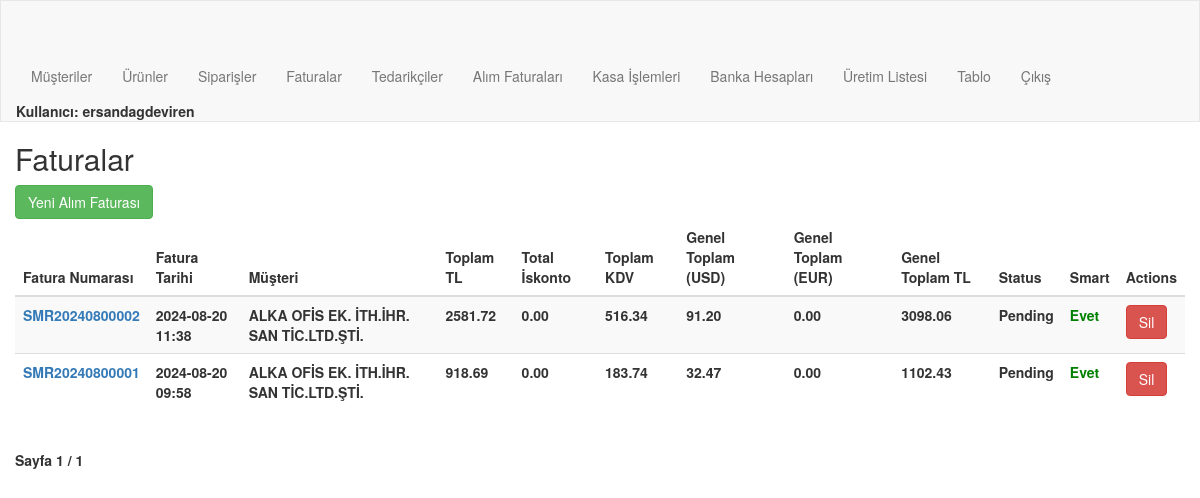
Page /order/invoices/ (signed in) on the committed database.
### order/models.py (models this page shows, shortened)
class Invoice(models.Model):
    invoice_number = models.CharField(max_length=20, unique=True, blank=True)
    order = models.OneToOneField(Order, on_delete=models.CASCADE, related_name="invoice")
    invoice_date = models.DateTimeField(auto_now_add=True)
    billing_address = models.CharField(max_length=250, blank=True)
    total_amount = models.DecimalField(max_digits=10, decimal_places=2, blank=True, default=0)
    total_discount = models.DecimalField(max_digits=10, decimal_places=2, blank=True, default=0)
    tax_amount = models.DecimalField(max_digits=10, decimal_places=2, blank=True, default=0)
    grand_total = models.DecimalField(max_digits=10, decimal_places=2, blank=True, default=0)
    grand_total_USD = models.DecimalField(max_digits=10, decimal_places=2, blank=True, default=0)
    grand_total_EUR = models.DecimalField(max_digits=10, decimal_places=2, blank=True, default=0)
    status = models.CharField(max_length=50, default='Pending')
    published = models.BooleanField(default=False)

class Order(models.Model):
    order_number = models.CharField(max_length=20, unique=True, blank=True)
    customer = models.ForeignKey(Customer, on_delete=models.PROTECT, related_name="customer_orders")
    date = models.DateTimeField(auto_now_add=True)
    user = models.ForeignKey(User, on_delete=models.CASCADE, related_name="user_orders")
    is_billed = models.BooleanField(default=False)

class Customer(models.Model):
    user = models.ForeignKey(User, on_delete=models.CASCADE, related_name="user_customers",blank=True,null=True)
    customerCode = models.CharField(max_length=50)
    companyName = models.CharField(max_length=50)
    taxOffice = models.CharField(max_length=50)
    tax_number = models.CharField(max_length=50, blank=True)
    name = models.CharField(max_length=50, blank=True)
    middleName = models.CharField(max_length=50, blank=True)
    surname = models.CharField(max_length=50, blank=True)
    city = models.CharField(max_length=50)
    district = models.CharField(max_length=50)
    adress = models.CharField(max_length=250, blank=True)
    shipping_adress=models.CharField(max_length=250, blank=True)
    country = models.CharField(max_length=50, blank=True, default="Türkiye")
    email = models.EmailField(blank=True)
    telephone = models.CharField(max_length=11, blank=True)
    customerType = models.CharField(max_length=50, blank=True)
    contactPerson = models.CharField(max_length=50, blank=True)
    E_invoice=models.BooleanField(default=True)
    def __str__(self):
        return self.companyName

### order/views.py (the view, shortened to what this page needs)
# urls.py: path('invoices/', views.invoice_list, name='invoice_list'),
@login_required
@user_passes_test(is_admin)
def invoice_list(request):
    invoices = Invoice.objects.all().order_by('-invoice_date')
    paginator = Paginator(invoices, 50)  # Show 20 invoices per page
    page_number = request.GET.get('page')
    page_obj = paginator.get_page(page_number)
    return render(request, 'order/invoice_list.html', {'page_obj': page_obj})

### order/views.py (called while the page is built)
def is_admin(user):
    return user.is_authenticated and user.is_staff

### order/Templates/order/invoice_list.html (shortened to what this page needs)
{% extends "order/navbar.html" %}
{% block content %}
    <h2>Faturalar</h2>
    <a href="{% url 'order:loc_supplier_list' %}" class="btn btn-success mb-2">Yeni Alım Faturası</a>
    <table class="table table-striped">
        <thead>
            <tr>
                <th>Fatura Numarası</th>
                <th>Fatura Tarihi</th>
                <th>Müşteri</th>
                <th>Toplam TL</th>
                <th>Total İskonto</th>
                <th>Toplam KDV</th>
                <th>Genel Toplam (USD)</th>
                <th>Genel Toplam (EUR)</th>
                <th>Genel Toplam TL</th>
                <th>Status</th>
                <th>Smart</th>
                <th>Actions</th>
            </tr>
        </thead>
        <tbody>
            {% for invoice in page_obj %}
                <tr>
                    <td><a href="{% url 'order:invoice_detail' invoice.invoice_number %}">{{ invoice.invoice_number }}</a></td>
                    <td>{{ invoice.invoice_date|date:"Y-m-d H:i" }}</td>
                    <td>{{ invoice.order.customer }}</td>
                    <td>{{ invoice.total_amount }}</td>
                    <td>{{ invoice.total_discount }}</td>
                    <td>{{ invoice.tax_amount }}</td>
                    <td>{{ invoice.grand_total_USD }}</td>
                    <td>{{ invoice.grand_total_EUR }}</td>
                    <td><b>{{ invoice.grand_total }}</b></td>
                    <td>{{ invoice.status }}</td>
                    {% if invoice.published %}
                        <td style="color:green;">Evet</td>
                    {% else %}
                        <td>Hayır</td>
                    {% endif %}
                    <td>
                        <form method="POST" onsubmit="return confirmDelete();">
                            <button type="submit" name="delete_invoice" class="btn btn-danger">Sil</button>
                        </form>
                    </td>
                </tr>
            {% endfor %}
        </tbody>
    </table>
    <div class="pagination">
        <span class="step-links">
            <span class="current">
                Sayfa {{ page_obj.number }} / {{ page_obj.paginator.num_pages }}
            </span>
        </span>
    </div>
{% endblock %}

### order/Templates/order/navbar.html (shortened to what this page needs)
<!DOCTYPE html>
{% load static %}
<html lang="en">
<head>
    <link rel="stylesheet" href="https://maxcdn.bootstrapcdn.com/bootstrap/3.3.7/css/bootstrap.min.css">
</head>
<body>
    <nav class="navbar navbar-default">
        <div class="container-custom">
            <div class="navbar-header">
                <a class="navbar-brand brand-font" href="{% url 'order:main' %}">
                </a>
            </div>
            <ul class="nav navbar-nav navbar-right">
                {% if user.is_authenticated %}
                    {% if user.is_staff %}
                        <li><a href="{% url 'order:customer_listed' %}">Müşteriler</a></li>
                        <li><a href="{% url 'order:search' %}">Ürünler</a></li>
                        <li><a href="{% url 'order:order_list' %}">Siparişler</a></li>
                        <li><a href="{% url 'order:invoice_list' %}">Faturalar</a></li>
                        <li><a href="{% url 'order:supplier_listed' %}">Tedarikçiler</a></li>
                        <li><a href="{% url 'order:buying_invoice_list' %}">Alım Faturaları</a></li>
                        <li><a href="{% url 'order:payment_receipt_list' %}">Kasa İşlemleri</a></li>
                        <li><a href="{% url 'order:accounts_list' %}">Banka Hesapları</a></li>
                        <li><a href="{% url 'order:make_production' %}">Üretim Listesi</a></li>
                        <li><a href="{% url 'order:comparison' %}">Tablo</a></li>
                    {% else %}
                        <li><a href="{% url 'order:user_order_list' %}">Siparişlerim</a></li>
                        <li><a href="{% url 'order:user_invoice_list' %}">Faturalarım</a></li>
                        <li><a href="{% url 'order:user_financial' %}">Cari Ekstrem</a></li>
                    {% endif %}
                    <li><a href="{% url 'users:logout' %}">Çıkış</a></li>
                    {% if not user.is_staff %}
                        <li><a href="{% url 'order:customer_update_request' user.pk %}"> <b>Merhaba {{user.username}}</b></a></li>
                    {% else %}
                        <li> <b>Kullanıcı: {{user.username}}</li>
                    {% endif %}
                {% else %}
                    <li><a href="{% url 'users:login' %}">Giriş</a></li>
                    <li><a href="">Üye Ol</a></li>
                {% endif %}
            </ul>
        </div>
    </nav>
    <div class="container-custom">
        {% block content %}
        {% endblock %}
    </div>
</body>
</html>

### order/Templates/order/navbar.html (style rules this page uses)
.container-custom { padding-left: 15px; padding-right: 15px; }
.navbar-default { margin: 0; border-radius: 0; }

### rows in the picture
Invoice: invoice_number "SMR20240800002", invoice_date "2024-08-20 11:38", order.customer "ALKA OFİS EK. İTH.İHR. SAN TİC.LTD.ŞTİ.", total_amount "2581.72", total_discount "0.00", tax_amount "516.34", grand_total_USD "91.20", grand_total_EUR "0.00", grand_total "3098.06", status "Pending", published "Evet"
Invoice: invoice_number "SMR20240800001", invoice_date "2024-08-20 09:58", order.customer "ALKA OFİS EK. İTH.İHR. SAN TİC.LTD.ŞTİ.", total_amount "918.69", total_discount "0.00", tax_amount "183.74", grand_total_USD "32.47", grand_total_EUR "0.00", grand_total "1102.43", status "Pending", published "Evet"

### other values in the picture
{{ user.username }} "ersandagdeviren"
{{ page_obj.number }} "1"
{{ page_obj.paginator.num_pages }} "1"
